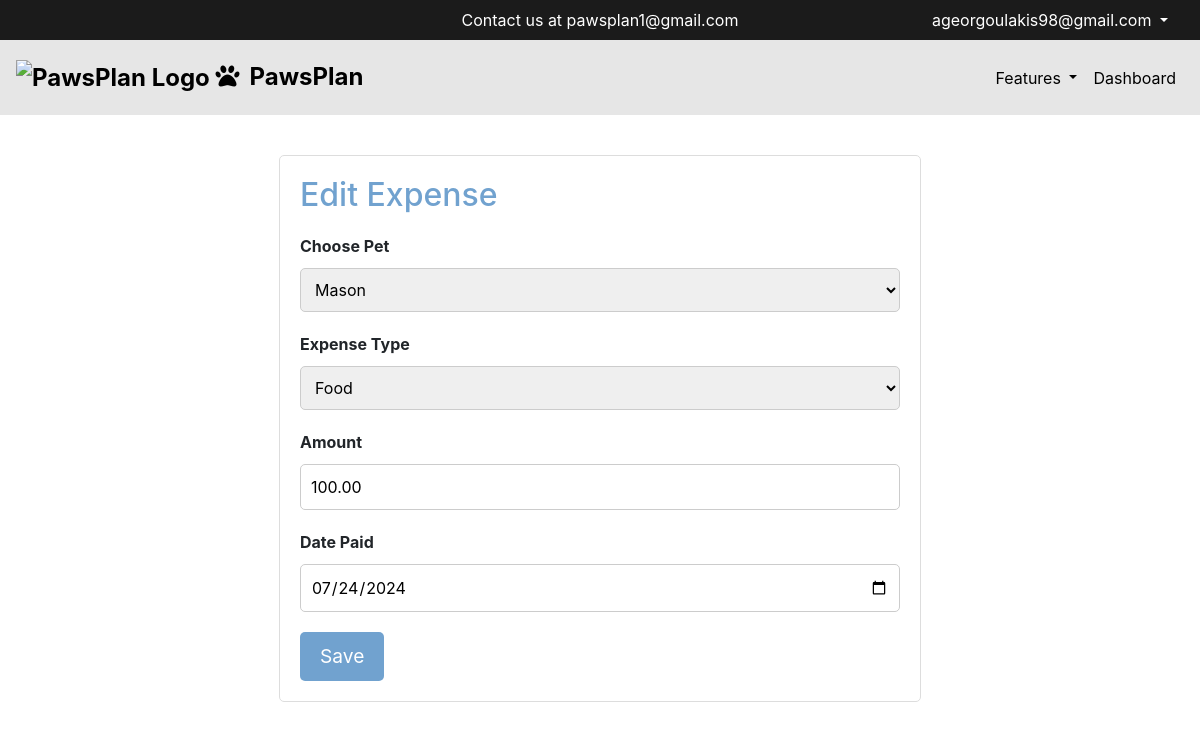
/expense_management/edit/1 (signed in), run on the app's committed database.
### app/models.py (models this page shows, shortened)
class User(db.Model, UserMixin):
    id = db.Column(db.Integer, primary_key=True)
    username = db.Column(db.String(20), unique=True, nullable=False)
    email = db.Column(db.String(120), unique=True, nullable=False)
    image_file = db.Column(db.String(20), nullable=False, default='default.jpg')
    password = db.Column(db.String(60), nullable=False)
    is_verified = db.Column(db.Boolean, nullable=False, default=False)
    pets = db.relationship('Pet', backref='owner', lazy=True)

class Expense(db.Model):
    id = db.Column(db.Integer, primary_key=True)
    pet_id = db.Column(db.Integer, db.ForeignKey('pet.id'), nullable=False)
    expense_type = db.Column(db.String(100), nullable=False)
    amount = db.Column(db.Numeric(10, 2), nullable=False)
    date = db.Column(db.Date, nullable=False)
    pet = db.relationship('Pet', backref='expenses', lazy=True)

### app/routes.py (the view)
@bp.route("/expense_management/edit/<int:expense_id>", methods=['GET', 'POST'])
@login_required
def edit_expense(expense_id):
    expense = Expense.query.get_or_404(expense_id)
    form = ExpenseForm()
    if form.validate_on_submit():
        expense.pet_id = form.pet.data
        expense.expense_type = form.expense_type.data
        expense.amount = form.amount.data
        expense.date = form.date.data
        db.session.commit()
        flash('Expense has been updated!', 'success')
        return redirect(url_for('main.expense_management'))
    elif request.method == 'GET':
        form.pet.data = expense.pet_id
        form.expense_type.data = expense.expense_type
        form.amount.data = expense.amount
        form.date.data = expense.date
    return render_template('edit_expense.html', title='Edit Expense', form=form, expense=expense)

### app/models.py (called while the page is built)
@login_manager.user_loader
def load_user(user_id):
    return User.query.get(int(user_id))

### app/templates/edit_expense.html (shortened to what this page needs)
{% extends "base.html" %}
{% block content %}
<div class="main-content">
    <div class="expense-form">
        <h1>Edit Expense</h1>
        <form method="post">
            <label for="pet">Choose Pet</label>
            {{ form.pet }}
            <label for="expense_type">Expense Type</label>
            {{ form.expense_type }}
            <label for="amount">Amount</label>
            {{ form.amount }}
            <label for="date">Date Paid</label>
            {{ form.date }}
            <button type="submit" class="btn-save">Save</button>
        </form>
    </div>
</div>
{% endblock %}

### app/templates/base.html (shortened to what this page needs)
<!DOCTYPE html>
<html lang="en">
<head>
    <link rel="stylesheet" href="https://stackpath.bootstrapcdn.com/bootstrap/4.5.2/css/bootstrap.min.css">
</head>
<body>
    {% block content_no_style %}
        <nav class="navbar navbar-expand-lg navbar-secondary">
            <div class="contact-text">Contact us at pawsplan1@gmail.com</div>
            {% if current_user.is_authenticated %}
                <div class="nav-item dropdown ml-auto">
                    <a class="nav-link dropdown-toggle user-email" href="#" id="userDropdown" role="button" data-toggle="dropdown" aria-haspopup="true" aria-expanded="false">
                        {{ current_user.email }}
                    </a>
                </div>
            {% endif %}
        </nav>
        <nav class="navbar navbar-expand-lg navbar-custom">
            <a class="navbar-brand" href="{{ url_for('main.home') }}">
                <img src="https://www.edsaugusta.com/wp-content/uploads/2024/02/Paw-Print-Light-Blue-Transparent-01.png" alt="PawsPlan Logo" class="paw-icon-img">
                <i class="fas fa-paw paw-icon"></i>PawsPlan
            </a>
            <div class="collapse navbar-collapse" id="navbarNav">
                <ul class="navbar-nav ml-auto">
                    {% if current_user.is_authenticated %}
                        <li class="nav-item dropdown">
                            <a class="nav-link dropdown-toggle" href="#" id="navbarDropdown" role="button" data-toggle="dropdown" aria-haspopup="true" aria-expanded="false">
                                Features
                            </a>
                        </li>
                        <li class="nav-item">
                            <a class="nav-link" href="{{ url_for('main.dashboard') }}">Dashboard</a>
                        </li>
                    {% endif %}
                </ul>
            </div>
        </nav>
    {% endblock %}
    <div class="container">
        {% block content %}{% endblock %}
    </div>
</body>
</html>

### app/templates/base.html (style rules this page uses)
.navbar-custom { background-color: #e6e6e6; height: 75px; }
.navbar-custom .nav-link { color: black; }
.navbar-brand { color: black; font-size: 24px; font-weight: bold; text-decoration: none; }
.navbar-brand .paw-icon { margin-right: 10px; color: black; }
.navbar-secondary { background-color: #1b1b1b; height: 40px; display: flex; align-items: center; justify-content: center; color: white; position: relative; }
.navbar-secondary .contact-text { position: absolute; left: 50%; transform: translateX(-50%); text-align: center; }
.navbar-secondary .user-email { color: white; margin-left: auto; }
.paw-icon-img { height: 60px; width: auto; margin-right: 0px; }

### app/templates/edit_expense.html (style rules this page uses)
body { background-image: url('https://assets.wfcdn.com/im/81456976/compr-r85/1178/117858037/fabric.jpg'); background-size: cover; background-attachment: fixed; background-position: center; background-repeat: no-repeat; }
.main-content { display: flex; justify-content: center; padding: 20px; margin-top: 20px; width: 100%; }
.expense-form { width: 60%; margin: 0 auto; padding: 20px; border: 1px solid #ddd; border-radius: 5px; background-color: #fff; }
.expense-form h1 { font-size: 2em; margin-bottom: 20px; color: #71a2cf; }
.expense-form label { display: block; margin-bottom: 10px; font-weight: bold; }
.expense-form select, .expense-form input[type="number"], .expense-form input[type="date"] { width: 100%; padding: 10px; margin-bottom: 20px; border: 1px solid #ccc; border-radius: 5px; }
.expense-form .btn-save { font-size: 1.2em; padding: 10px 20px; background-color: #71a2cf; color: #fff; border: none; border-radius: 5px; cursor: pointer; }

### data on the page
User: email "ageorgoulakis98@gmail.com"
Expense: pet "Mason", expense_type "Food", amount "100.00", date "07/24/2024"
